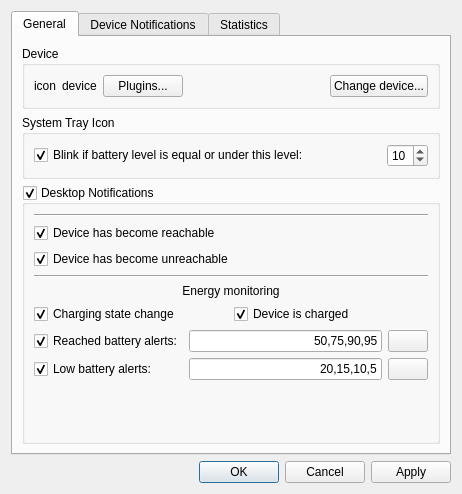
<?xml version="1.0" encoding="UTF-8"?>
<ui version="4.0">
 <class>Dialog</class>
 <widget class="QDialog" name="Dialog">
  <property name="geometry">
   <rect>
    <x>0</x>
    <y>0</y>
    <width>441</width>
    <height>494</height>
   </rect>
  </property>
  <property name="windowTitle">
   <string>Settings</string>
  </property>
  <layout class="QGridLayout" name="gridLayout">
   <item row="1" column="0">
    <widget class="QDialogButtonBox" name="buttonBox">
     <property name="orientation">
      <enum>Qt::Horizontal</enum>
     </property>
     <property name="standardButtons">
      <set>QDialogButtonBox::Apply|QDialogButtonBox::Cancel|QDialogButtonBox::Ok</set>
     </property>
    </widget>
   </item>
   <item row="0" column="0">
    <widget class="QTabWidget" name="tabWidget">
     <property name="currentIndex">
      <number>0</number>
     </property>
     <widget class="QWidget" name="generalTab">
      <attribute name="title">
       <string>General</string>
      </attribute>
      <layout class="QGridLayout" name="gridLayout_8">
       <item row="0" column="0">
        <widget class="QGroupBox" name="groupBox_3">
         <property name="title">
          <string>Device</string>
         </property>
         <layout class="QGridLayout" name="gridLayout_11">
          <item row="0" column="1">
           <widget class="QLabel" name="deviceNameLbl">
            <property name="text">
             <string>device</string>
            </property>
           </widget>
          </item>
          <item row="0" column="0">
           <widget class="QLabel" name="deviceIconLbl">
            <property name="sizePolicy">
             <sizepolicy hsizetype="Maximum" vsizetype="Preferred">
              <horstretch>0</horstretch>
              <verstretch>0</verstretch>
             </sizepolicy>
            </property>
            <property name="text">
             <string>icon</string>
            </property>
           </widget>
          </item>
          <item row="0" column="3">
           <spacer name="horizontalSpacer_4">
            <property name="orientation">
             <enum>Qt::Horizontal</enum>
            </property>
            <property name="sizeHint" stdset="0">
             <size>
              <width>40</width>
              <height>20</height>
             </size>
            </property>
           </spacer>
          </item>
          <item row="0" column="4">
           <widget class="QPushButton" name="changeDeviceBtn">
            <property name="sizePolicy">
             <sizepolicy hsizetype="Maximum" vsizetype="Fixed">
              <horstretch>0</horstretch>
              <verstretch>0</verstretch>
             </sizepolicy>
            </property>
            <property name="text">
             <string>Change device...</string>
            </property>
           </widget>
          </item>
          <item row="0" column="2">
           <widget class="QPushButton" name="devicePluginsBtn">
            <property name="text">
             <string>Plugins...</string>
            </property>
           </widget>
          </item>
         </layout>
        </widget>
       </item>
       <item row="2" column="0">
        <widget class="QGroupBox" name="desktopNotificationsChk">
         <property name="title">
          <string>Desktop Notifications</string>
         </property>
         <property name="checkable">
          <bool>true</bool>
         </property>
         <layout class="QGridLayout" name="gridLayout_9">
          <item row="0" column="0">
           <widget class="Line" name="line_3">
            <property name="orientation">
             <enum>Qt::Horizontal</enum>
            </property>
           </widget>
          </item>
          <item row="3" column="0">
           <widget class="Line" name="line_2">
            <property name="orientation">
             <enum>Qt::Horizontal</enum>
            </property>
           </widget>
          </item>
          <item row="2" column="0">
           <widget class="QCheckBox" name="notifyUnreachableChk">
            <property name="text">
             <string>Device has become unreachable</string>
            </property>
            <property name="checked">
             <bool>true</bool>
            </property>
           </widget>
          </item>
          <item row="5" column="0">
           <layout class="QHBoxLayout" name="horizontalLayout_3">
            <item>
             <widget class="QCheckBox" name="notifyChargeChangedChk">
              <property name="text">
               <string>Charging state change</string>
              </property>
              <property name="checked">
               <bool>true</bool>
              </property>
             </widget>
            </item>
            <item>
             <widget class="QCheckBox" name="notifyChargedChk">
              <property name="text">
               <string>Device is charged</string>
              </property>
              <property name="checked">
               <bool>true</bool>
              </property>
             </widget>
            </item>
           </layout>
          </item>
          <item row="4" column="0">
           <widget class="QLabel" name="label_2">
            <property name="sizePolicy">
             <sizepolicy hsizetype="Preferred" vsizetype="Maximum">
              <horstretch>0</horstretch>
              <verstretch>0</verstretch>
             </sizepolicy>
            </property>
            <property name="text">
             <string>Energy monitoring</string>
            </property>
            <property name="alignment">
             <set>Qt::AlignCenter</set>
            </property>
           </widget>
          </item>
          <item row="1" column="0">
           <widget class="QCheckBox" name="notifyReachableChk">
            <property name="text">
             <string>Device has become reachable</string>
            </property>
            <property name="checked">
             <bool>true</bool>
            </property>
           </widget>
          </item>
          <item row="9" column="0">
           <spacer name="verticalSpacer">
            <property name="orientation">
             <enum>Qt::Vertical</enum>
            </property>
            <property name="sizeHint" stdset="0">
             <size>
              <width>20</width>
              <height>40</height>
             </size>
            </property>
           </spacer>
          </item>
          <item row="6" column="0">
           <layout class="QGridLayout" name="gridLayout_10">
            <item row="0" column="0">
             <widget class="QCheckBox" name="notifyBatteryChargeAlertChk">
              <property name="sizePolicy">
               <sizepolicy hsizetype="Preferred" vsizetype="Fixed">
                <horstretch>0</horstretch>
                <verstretch>0</verstretch>
               </sizepolicy>
              </property>
              <property name="text">
               <string>Reached battery alerts:</string>
              </property>
              <property name="checked">
               <bool>true</bool>
              </property>
             </widget>
            </item>
            <item row="0" column="1">
             <widget class="QLineEdit" name="notifyBatteryChargeAlertIntervalsEdit">
              <property name="sizePolicy">
               <sizepolicy hsizetype="MinimumExpanding" vsizetype="Fixed">
                <horstretch>0</horstretch>
                <verstretch>0</verstretch>
               </sizepolicy>
              </property>
              <property name="toolTip">
               <string>&lt;html&gt;&lt;head/&gt;&lt;body&gt;&lt;p&gt;Set up to 8 &lt;span style=&quot; font-style:italic;&quot;&gt;unique&lt;/span&gt; battery values. You will be alerted when those values will be reached.&lt;/p&gt;&lt;/body&gt;&lt;/html&gt;</string>
              </property>
              <property name="text">
               <string>50,75,90,95</string>
              </property>
              <property name="alignment">
               <set>Qt::AlignRight|Qt::AlignTrailing|Qt::AlignVCenter</set>
              </property>
             </widget>
            </item>
            <item row="0" column="2">
             <widget class="QPushButton" name="notifyBatteryChargeResetBtn">
              <property name="sizePolicy">
               <sizepolicy hsizetype="Maximum" vsizetype="Fixed">
                <horstretch>0</horstretch>
                <verstretch>0</verstretch>
               </sizepolicy>
              </property>
              <property name="toolTip">
               <string>&lt;html&gt;&lt;head/&gt;&lt;body&gt;&lt;p&gt;Reset to default values (50, 75, 90, 95)&lt;/p&gt;&lt;/body&gt;&lt;/html&gt;</string>
              </property>
              <property name="text">
               <string/>
              </property>
             </widget>
            </item>
            <item row="1" column="0">
             <widget class="QCheckBox" name="notifyBatteryDischargeAlertChk">
              <property name="sizePolicy">
               <sizepolicy hsizetype="Preferred" vsizetype="Fixed">
                <horstretch>0</horstretch>
                <verstretch>0</verstretch>
               </sizepolicy>
              </property>
              <property name="text">
               <string>Low battery alerts:</string>
              </property>
              <property name="checked">
               <bool>true</bool>
              </property>
             </widget>
            </item>
            <item row="1" column="1">
             <widget class="QLineEdit" name="notifyBatteryDischargeAlertIntervalsEdit">
              <property name="sizePolicy">
               <sizepolicy hsizetype="MinimumExpanding" vsizetype="Fixed">
                <horstretch>0</horstretch>
                <verstretch>0</verstretch>
               </sizepolicy>
              </property>
              <property name="toolTip">
               <string>&lt;html&gt;&lt;head/&gt;&lt;body&gt;&lt;p&gt;Set up to 8 &lt;span style=&quot; font-style:italic;&quot;&gt;unique&lt;/span&gt; battery values. You will be alerted when those values will be reached.&lt;/p&gt;&lt;/body&gt;&lt;/html&gt;</string>
              </property>
              <property name="text">
               <string>20,15,10,5</string>
              </property>
              <property name="alignment">
               <set>Qt::AlignRight|Qt::AlignTrailing|Qt::AlignVCenter</set>
              </property>
             </widget>
            </item>
            <item row="1" column="2">
             <widget class="QPushButton" name="notifyBatteryDischargeAlertResetBtn">
              <property name="sizePolicy">
               <sizepolicy hsizetype="Maximum" vsizetype="Fixed">
                <horstretch>0</horstretch>
                <verstretch>0</verstretch>
               </sizepolicy>
              </property>
              <property name="toolTip">
               <string>&lt;html&gt;&lt;head/&gt;&lt;body&gt;&lt;p&gt;Reset to default values (20, 15, 10, 5)&lt;/p&gt;&lt;/body&gt;&lt;/html&gt;</string>
              </property>
              <property name="text">
               <string/>
              </property>
             </widget>
            </item>
           </layout>
          </item>
         </layout>
        </widget>
       </item>
       <item row="1" column="0">
        <widget class="QGroupBox" name="groupBox_4">
         <property name="title">
          <string>System Tray Icon</string>
         </property>
         <layout class="QGridLayout" name="gridLayout_12">
          <item row="0" column="0">
           <widget class="QCheckBox" name="lowBatteryIconBlinkChk">
            <property name="text">
             <string>Blink if battery level is equal or under this level:</string>
            </property>
            <property name="checked">
             <bool>true</bool>
            </property>
           </widget>
          </item>
          <item row="0" column="1">
           <widget class="QSpinBox" name="lowBatteryIconBlinkValueSpin">
            <property name="sizePolicy">
             <sizepolicy hsizetype="Maximum" vsizetype="Fixed">
              <horstretch>0</horstretch>
              <verstretch>0</verstretch>
             </sizepolicy>
            </property>
            <property name="maximum">
             <number>50</number>
            </property>
            <property name="singleStep">
             <number>5</number>
            </property>
            <property name="value">
             <number>10</number>
            </property>
           </widget>
          </item>
         </layout>
        </widget>
       </item>
      </layout>
     </widget>
     <widget class="QWidget" name="notificationsTab">
      <attribute name="title">
       <string>Device Notifications</string>
      </attribute>
      <layout class="QGridLayout" name="gridLayout_2">
       <item row="4" column="0">
        <widget class="QTableView" name="appTable">
         <property name="contextMenuPolicy">
          <enum>Qt::CustomContextMenu</enum>
         </property>
         <property name="toolTip">
          <string>&lt;html&gt;&lt;head/&gt;&lt;body&gt;&lt;p&gt;Double click or right click an app to edit its icon settings.&lt;/p&gt;&lt;p&gt;Apps shown in &lt;span style=&quot; font-weight:600;&quot;&gt;bold&lt;/span&gt; use custom icons (including &lt;span style=&quot; font-style:italic;&quot;&gt;unset&lt;/span&gt; default icons).&lt;/p&gt;&lt;p&gt;Those which are &lt;span style=&quot; font-style:italic;&quot;&gt;grayed out&lt;/span&gt; use default icons settings.&lt;/p&gt;&lt;p&gt;&lt;span style=&quot; text-decoration: underline;&quot;&gt;Lightened&lt;/span&gt; apps (if present) are currently in the notification history, but have not been set yet.&lt;/p&gt;&lt;/body&gt;&lt;/html&gt;</string>
         </property>
         <property name="editTriggers">
          <set>QAbstractItemView::NoEditTriggers</set>
         </property>
         <property name="selectionBehavior">
          <enum>QAbstractItemView::SelectRows</enum>
         </property>
         <attribute name="horizontalHeaderHighlightSections">
          <bool>false</bool>
         </attribute>
         <attribute name="verticalHeaderVisible">
          <bool>false</bool>
         </attribute>
        </widget>
       </item>
       <item row="1" column="0">
        <widget class="Line" name="line">
         <property name="orientation">
          <enum>Qt::Horizontal</enum>
         </property>
        </widget>
       </item>
       <item row="0" column="0">
        <widget class="QCheckBox" name="showUndismissableChk">
         <property name="toolTip">
          <string>&lt;html&gt;&lt;head/&gt;&lt;body&gt;&lt;p&gt;Uncheck this if you don't want to display undismissable notifications (such as system notifications and so on)&lt;/p&gt;&lt;/body&gt;&lt;/html&gt;</string>
         </property>
         <property name="text">
          <string>Show persistent (not dismissable) notifications</string>
         </property>
         <property name="checked">
          <bool>true</bool>
         </property>
        </widget>
       </item>
       <item row="3" column="0">
        <layout class="QHBoxLayout" name="horizontalLayout">
         <item>
          <widget class="QLabel" name="label">
           <property name="text">
            <string>Known Apps:</string>
           </property>
          </widget>
         </item>
         <item>
          <spacer name="horizontalSpacer_3">
           <property name="orientation">
            <enum>Qt::Horizontal</enum>
           </property>
           <property name="sizeHint" stdset="0">
            <size>
             <width>40</width>
             <height>20</height>
            </size>
           </property>
          </spacer>
         </item>
         <item>
          <widget class="QToolButton" name="cleanAppBtn">
           <property name="sizePolicy">
            <sizepolicy hsizetype="Maximum" vsizetype="Maximum">
             <horstretch>0</horstretch>
             <verstretch>0</verstretch>
            </sizepolicy>
           </property>
           <property name="toolTip">
            <string>Clean unexisting entries...</string>
           </property>
           <property name="text">
            <string>Clean up...</string>
           </property>
          </widget>
         </item>
        </layout>
       </item>
      </layout>
     </widget>
     <widget class="QWidget" name="statisticsTab">
      <attribute name="title">
       <string>Statistics</string>
      </attribute>
      <layout class="QGridLayout" name="gridLayout_3">
       <item row="0" column="0">
        <widget class="QGroupBox" name="groupBox">
         <property name="title">
          <string>Notifications</string>
         </property>
         <layout class="QGridLayout" name="gridLayout_4">
          <item row="2" column="0" colspan="2">
           <layout class="QGridLayout" name="gridLayout_6">
            <item row="0" column="0">
             <widget class="QRadioButton" name="keepNotificationsModeDaysRadio">
              <property name="text">
               <string>Limit to</string>
              </property>
              <attribute name="buttonGroup">
               <string notr="true">keepNotificationsModeGroup</string>
              </attribute>
             </widget>
            </item>
            <item row="0" column="1">
             <widget class="QSpinBox" name="keepNotificationsDaysSpin">
              <property name="enabled">
               <bool>false</bool>
              </property>
              <property name="sizePolicy">
               <sizepolicy hsizetype="Maximum" vsizetype="Fixed">
                <horstretch>0</horstretch>
                <verstretch>0</verstretch>
               </sizepolicy>
              </property>
              <property name="minimum">
               <number>1</number>
              </property>
              <property name="maximum">
               <number>365</number>
              </property>
              <property name="singleStep">
               <number>7</number>
              </property>
              <property name="value">
               <number>7</number>
              </property>
             </widget>
            </item>
            <item row="0" column="2">
             <widget class="QLabel" name="keepNotificationsDaysLbl">
              <property name="enabled">
               <bool>false</bool>
              </property>
              <property name="text">
               <string>days</string>
              </property>
             </widget>
            </item>
            <item row="1" column="1">
             <widget class="QSpinBox" name="keepNotificationsEntriesSpin">
              <property name="enabled">
               <bool>false</bool>
              </property>
              <property name="sizePolicy">
               <sizepolicy hsizetype="Maximum" vsizetype="Fixed">
                <horstretch>0</horstretch>
                <verstretch>0</verstretch>
               </sizepolicy>
              </property>
              <property name="minimum">
               <number>50</number>
              </property>
              <property name="maximum">
               <number>5000</number>
              </property>
              <property name="singleStep">
               <number>10</number>
              </property>
              <property name="value">
               <number>200</number>
              </property>
             </widget>
            </item>
            <item row="1" column="0">
             <widget class="QRadioButton" name="keepNotificationsModeEntriesRadio">
              <property name="text">
               <string>Limit to</string>
              </property>
              <attribute name="buttonGroup">
               <string notr="true">keepNotificationsModeGroup</string>
              </attribute>
             </widget>
            </item>
            <item row="1" column="2">
             <widget class="QLabel" name="keepNotificationsEntriesLbl">
              <property name="enabled">
               <bool>false</bool>
              </property>
              <property name="text">
               <string>entries</string>
              </property>
             </widget>
            </item>
            <item row="0" column="3">
             <spacer name="horizontalSpacer">
              <property name="orientation">
               <enum>Qt::Horizontal</enum>
              </property>
              <property name="sizeHint" stdset="0">
               <size>
                <width>40</width>
                <height>20</height>
               </size>
              </property>
             </spacer>
            </item>
           </layout>
          </item>
          <item row="0" column="0">
           <widget class="QCheckBox" name="keepNotificationsChk">
            <property name="text">
             <string>Keep persistent cache (disabling is unrecommended)</string>
            </property>
            <property name="checked">
             <bool>true</bool>
            </property>
           </widget>
          </item>
          <item row="1" column="0" colspan="2">
           <widget class="QRadioButton" name="keepNotificationsModeAllRadio">
            <property name="text">
             <string>Keep everything (might use a lot of space!)</string>
            </property>
            <property name="checked">
             <bool>true</bool>
            </property>
            <attribute name="buttonGroup">
             <string notr="true">keepNotificationsModeGroup</string>
            </attribute>
           </widget>
          </item>
          <item row="0" column="1">
           <widget class="QPushButton" name="clearNotificationsBtn">
            <property name="sizePolicy">
             <sizepolicy hsizetype="Maximum" vsizetype="Fixed">
              <horstretch>0</horstretch>
              <verstretch>0</verstretch>
             </sizepolicy>
            </property>
            <property name="text">
             <string>Clear cache</string>
            </property>
           </widget>
          </item>
         </layout>
        </widget>
       </item>
       <item row="2" column="0">
        <widget class="QGroupBox" name="groupBox_2">
         <property name="title">
          <string>Status</string>
         </property>
         <layout class="QGridLayout" name="gridLayout_5">
          <item row="0" column="0">
           <widget class="QCheckBox" name="keepStatusChk">
            <property name="text">
             <string>Keep persistent cache (disabling is unrecommended)</string>
            </property>
            <property name="checked">
             <bool>true</bool>
            </property>
           </widget>
          </item>
          <item row="0" column="1">
           <widget class="QPushButton" name="clearStatusBtn">
            <property name="sizePolicy">
             <sizepolicy hsizetype="Maximum" vsizetype="Fixed">
              <horstretch>0</horstretch>
              <verstretch>0</verstretch>
             </sizepolicy>
            </property>
            <property name="text">
             <string>Clear cache</string>
            </property>
           </widget>
          </item>
          <item row="2" column="0" colspan="2">
           <layout class="QGridLayout" name="gridLayout_7">
            <item row="0" column="0">
             <widget class="QRadioButton" name="keepStatusModeDaysRadio">
              <property name="text">
               <string>Limit to</string>
              </property>
              <property name="checked">
               <bool>false</bool>
              </property>
              <attribute name="buttonGroup">
               <string notr="true">keepStatusModeGroup</string>
              </attribute>
             </widget>
            </item>
            <item row="0" column="1">
             <widget class="QSpinBox" name="keepStatusDaysSpin">
              <property name="enabled">
               <bool>false</bool>
              </property>
              <property name="sizePolicy">
               <sizepolicy hsizetype="Maximum" vsizetype="Fixed">
                <horstretch>0</horstretch>
                <verstretch>0</verstretch>
               </sizepolicy>
              </property>
              <property name="minimum">
               <number>1</number>
              </property>
              <property name="maximum">
               <number>365</number>
              </property>
              <property name="singleStep">
               <number>7</number>
              </property>
              <property name="value">
               <number>7</number>
              </property>
             </widget>
            </item>
            <item row="0" column="2">
             <widget class="QLabel" name="keepStatusDaysLbl">
              <property name="enabled">
               <bool>false</bool>
              </property>
              <property name="text">
               <string>days</string>
              </property>
             </widget>
            </item>
            <item row="1" column="1">
             <widget class="QSpinBox" name="keepStatusEntriesSpin">
              <property name="enabled">
               <bool>false</bool>
              </property>
              <property name="sizePolicy">
               <sizepolicy hsizetype="Maximum" vsizetype="Fixed">
                <horstretch>0</horstretch>
                <verstretch>0</verstretch>
               </sizepolicy>
              </property>
              <property name="minimum">
               <number>100</number>
              </property>
              <property name="maximum">
               <number>10000</number>
              </property>
              <property name="singleStep">
               <number>10</number>
              </property>
              <property name="value">
               <number>200</number>
              </property>
             </widget>
            </item>
            <item row="1" column="0">
             <widget class="QRadioButton" name="keepStatusModeEntriesRadio">
              <property name="text">
               <string>Limit to</string>
              </property>
              <attribute name="buttonGroup">
               <string notr="true">keepStatusModeGroup</string>
              </attribute>
             </widget>
            </item>
            <item row="1" column="2">
             <widget class="QLabel" name="keepStatusEntriesLbl">
              <property name="enabled">
               <bool>false</bool>
              </property>
              <property name="text">
               <string>entries</string>
              </property>
             </widget>
            </item>
            <item row="0" column="3">
             <spacer name="horizontalSpacer_2">
              <property name="orientation">
               <enum>Qt::Horizontal</enum>
              </property>
              <property name="sizeHint" stdset="0">
               <size>
                <width>40</width>
                <height>20</height>
               </size>
              </property>
             </spacer>
            </item>
           </layout>
          </item>
          <item row="1" column="0" colspan="2">
           <widget class="QRadioButton" name="keepStatusModeAllRadio">
            <property name="text">
             <string>Keep everything (might use a lot of space!)</string>
            </property>
            <property name="checked">
             <bool>true</bool>
            </property>
            <attribute name="buttonGroup">
             <string notr="true">keepStatusModeGroup</string>
            </attribute>
           </widget>
          </item>
         </layout>
        </widget>
       </item>
       <item row="3" column="0">
        <spacer name="verticalSpacer_2">
         <property name="orientation">
          <enum>Qt::Vertical</enum>
         </property>
         <property name="sizeHint" stdset="0">
          <size>
           <width>20</width>
           <height>40</height>
          </size>
         </property>
        </spacer>
       </item>
      </layout>
     </widget>
    </widget>
   </item>
  </layout>
 </widget>
 <tabstops>
  <tabstop>devicePluginsBtn</tabstop>
  <tabstop>changeDeviceBtn</tabstop>
  <tabstop>lowBatteryIconBlinkChk</tabstop>
  <tabstop>lowBatteryIconBlinkValueSpin</tabstop>
  <tabstop>desktopNotificationsChk</tabstop>
  <tabstop>notifyReachableChk</tabstop>
  <tabstop>notifyUnreachableChk</tabstop>
  <tabstop>notifyChargeChangedChk</tabstop>
  <tabstop>notifyChargedChk</tabstop>
  <tabstop>notifyBatteryChargeAlertChk</tabstop>
  <tabstop>notifyBatteryChargeAlertIntervalsEdit</tabstop>
  <tabstop>notifyBatteryChargeResetBtn</tabstop>
  <tabstop>notifyBatteryDischargeAlertChk</tabstop>
  <tabstop>notifyBatteryDischargeAlertIntervalsEdit</tabstop>
  <tabstop>notifyBatteryDischargeAlertResetBtn</tabstop>
  <tabstop>showUndismissableChk</tabstop>
  <tabstop>cleanAppBtn</tabstop>
  <tabstop>appTable</tabstop>
  <tabstop>keepNotificationsChk</tabstop>
  <tabstop>clearNotificationsBtn</tabstop>
  <tabstop>keepNotificationsModeAllRadio</tabstop>
  <tabstop>keepNotificationsModeDaysRadio</tabstop>
  <tabstop>keepNotificationsDaysSpin</tabstop>
  <tabstop>keepNotificationsModeEntriesRadio</tabstop>
  <tabstop>keepNotificationsEntriesSpin</tabstop>
  <tabstop>keepStatusChk</tabstop>
  <tabstop>clearStatusBtn</tabstop>
  <tabstop>keepStatusModeAllRadio</tabstop>
  <tabstop>keepStatusModeDaysRadio</tabstop>
  <tabstop>keepStatusDaysSpin</tabstop>
  <tabstop>keepStatusModeEntriesRadio</tabstop>
  <tabstop>keepStatusEntriesSpin</tabstop>
  <tabstop>buttonBox</tabstop>
  <tabstop>tabWidget</tabstop>
 </tabstops>
 <resources/>
 <connections>
  <connection>
   <sender>buttonBox</sender>
   <signal>accepted()</signal>
   <receiver>Dialog</receiver>
   <slot>accept()</slot>
   <hints>
    <hint type="sourcelabel">
     <x>256</x>
     <y>487</y>
    </hint>
    <hint type="destinationlabel">
     <x>157</x>
     <y>274</y>
    </hint>
   </hints>
  </connection>
  <connection>
   <sender>buttonBox</sender>
   <signal>rejected()</signal>
   <receiver>Dialog</receiver>
   <slot>reject()</slot>
   <hints>
    <hint type="sourcelabel">
     <x>324</x>
     <y>487</y>
    </hint>
    <hint type="destinationlabel">
     <x>286</x>
     <y>274</y>
    </hint>
   </hints>
  </connection>
  <connection>
   <sender>keepNotificationsModeDaysRadio</sender>
   <signal>toggled(bool)</signal>
   <receiver>keepNotificationsDaysSpin</receiver>
   <slot>setEnabled(bool)</slot>
   <hints>
    <hint type="sourcelabel">
     <x>67</x>
     <y>161</y>
    </hint>
    <hint type="destinationlabel">
     <x>130</x>
     <y>165</y>
    </hint>
   </hints>
  </connection>
  <connection>
   <sender>keepNotificationsModeEntriesRadio</sender>
   <signal>toggled(bool)</signal>
   <receiver>keepNotificationsEntriesSpin</receiver>
   <slot>setEnabled(bool)</slot>
   <hints>
    <hint type="sourcelabel">
     <x>67</x>
     <y>197</y>
    </hint>
    <hint type="destinationlabel">
     <x>142</x>
     <y>197</y>
    </hint>
   </hints>
  </connection>
  <connection>
   <sender>keepStatusModeDaysRadio</sender>
   <signal>toggled(bool)</signal>
   <receiver>keepStatusDaysSpin</receiver>
   <slot>setEnabled(bool)</slot>
   <hints>
    <hint type="sourcelabel">
     <x>93</x>
     <y>342</y>
    </hint>
    <hint type="destinationlabel">
     <x>136</x>
     <y>344</y>
    </hint>
   </hints>
  </connection>
  <connection>
   <sender>keepStatusModeEntriesRadio</sender>
   <signal>toggled(bool)</signal>
   <receiver>keepStatusEntriesSpin</receiver>
   <slot>setEnabled(bool)</slot>
   <hints>
    <hint type="sourcelabel">
     <x>93</x>
     <y>378</y>
    </hint>
    <hint type="destinationlabel">
     <x>186</x>
     <y>383</y>
    </hint>
   </hints>
  </connection>
  <connection>
   <sender>notifyBatteryDischargeAlertChk</sender>
   <signal>toggled(bool)</signal>
   <receiver>notifyBatteryDischargeAlertIntervalsEdit</receiver>
   <slot>setEnabled(bool)</slot>
   <hints>
    <hint type="sourcelabel">
     <x>166</x>
     <y>417</y>
    </hint>
    <hint type="destinationlabel">
     <x>367</x>
     <y>422</y>
    </hint>
   </hints>
  </connection>
  <connection>
   <sender>notifyBatteryDischargeAlertChk</sender>
   <signal>toggled(bool)</signal>
   <receiver>notifyBatteryDischargeAlertResetBtn</receiver>
   <slot>setEnabled(bool)</slot>
   <hints>
    <hint type="sourcelabel">
     <x>173</x>
     <y>417</y>
    </hint>
    <hint type="destinationlabel">
     <x>415</x>
     <y>423</y>
    </hint>
   </hints>
  </connection>
  <connection>
   <sender>notifyBatteryChargeAlertChk</sender>
   <signal>toggled(bool)</signal>
   <receiver>notifyBatteryChargeAlertIntervalsEdit</receiver>
   <slot>setEnabled(bool)</slot>
   <hints>
    <hint type="sourcelabel">
     <x>173</x>
     <y>379</y>
    </hint>
    <hint type="destinationlabel">
     <x>367</x>
     <y>384</y>
    </hint>
   </hints>
  </connection>
  <connection>
   <sender>notifyBatteryChargeAlertChk</sender>
   <signal>toggled(bool)</signal>
   <receiver>notifyBatteryChargeResetBtn</receiver>
   <slot>setEnabled(bool)</slot>
   <hints>
    <hint type="sourcelabel">
     <x>173</x>
     <y>379</y>
    </hint>
    <hint type="destinationlabel">
     <x>415</x>
     <y>385</y>
    </hint>
   </hints>
  </connection>
  <connection>
   <sender>keepNotificationsModeDaysRadio</sender>
   <signal>toggled(bool)</signal>
   <receiver>keepNotificationsDaysLbl</receiver>
   <slot>setEnabled(bool)</slot>
   <hints>
    <hint type="sourcelabel">
     <x>84</x>
     <y>164</y>
    </hint>
    <hint type="destinationlabel">
     <x>216</x>
     <y>169</y>
    </hint>
   </hints>
  </connection>
  <connection>
   <sender>keepNotificationsModeEntriesRadio</sender>
   <signal>toggled(bool)</signal>
   <receiver>keepNotificationsEntriesLbl</receiver>
   <slot>setEnabled(bool)</slot>
   <hints>
    <hint type="sourcelabel">
     <x>93</x>
     <y>200</y>
    </hint>
    <hint type="destinationlabel">
     <x>223</x>
     <y>205</y>
    </hint>
   </hints>
  </connection>
  <connection>
   <sender>keepStatusModeDaysRadio</sender>
   <signal>toggled(bool)</signal>
   <receiver>keepStatusDaysLbl</receiver>
   <slot>setEnabled(bool)</slot>
   <hints>
    <hint type="sourcelabel">
     <x>93</x>
     <y>342</y>
    </hint>
    <hint type="destinationlabel">
     <x>229</x>
     <y>347</y>
    </hint>
   </hints>
  </connection>
  <connection>
   <sender>keepStatusModeEntriesRadio</sender>
   <signal>toggled(bool)</signal>
   <receiver>keepStatusEntriesLbl</receiver>
   <slot>setEnabled(bool)</slot>
   <hints>
    <hint type="sourcelabel">
     <x>89</x>
     <y>377</y>
    </hint>
    <hint type="destinationlabel">
     <x>229</x>
     <y>383</y>
    </hint>
   </hints>
  </connection>
  <connection>
   <sender>lowBatteryIconBlinkChk</sender>
   <signal>toggled(bool)</signal>
   <receiver>lowBatteryIconBlinkValueSpin</receiver>
   <slot>setEnabled(bool)</slot>
   <hints>
    <hint type="sourcelabel">
     <x>194</x>
     <y>174</y>
    </hint>
    <hint type="destinationlabel">
     <x>388</x>
     <y>180</y>
    </hint>
   </hints>
  </connection>
 </connections>
 <buttongroups>
  <buttongroup name="keepNotificationsModeGroup"/>
  <buttongroup name="keepStatusModeGroup"/>
 </buttongroups>
</ui>
